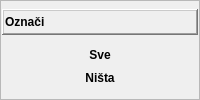
                <widget class="QFrame" name="fraOznaci">
                 <property name="sizePolicy">
                  <sizepolicy hsizetype="Preferred" vsizetype="Maximum">
                   <horstretch>0</horstretch>
                   <verstretch>0</verstretch>
                  </sizepolicy>
                 </property>
                 <property name="frameShape">
                  <enum>QFrame::StyledPanel</enum>
                 </property>
                 <property name="frameShadow">
                  <enum>QFrame::Raised</enum>
                 </property>
                 <layout class="QVBoxLayout" name="verticalLayout_15">
                  <property name="spacing">
                   <number>1</number>
                  </property>
                  <property name="leftMargin">
                   <number>1</number>
                  </property>
                  <property name="topMargin">
                   <number>0</number>
                  </property>
                  <property name="rightMargin">
                   <number>1</number>
                  </property>
                  <property name="bottomMargin">
                   <number>0</number>
                  </property>
                  <item>
                   <widget class="QFrame" name="fraTipKupcaTitle_5">
                    <property name="sizePolicy">
                     <sizepolicy hsizetype="Preferred" vsizetype="Maximum">
                      <horstretch>0</horstretch>
                      <verstretch>0</verstretch>
                     </sizepolicy>
                    </property>
                    <property name="frameShape">
                     <enum>QFrame::WinPanel</enum>
                    </property>
                    <property name="frameShadow">
                     <enum>QFrame::Raised</enum>
                    </property>
                    <layout class="QHBoxLayout" name="horizontalLayout_10">
                     <property name="spacing">
                      <number>1</number>
                     </property>
                     <property name="leftMargin">
                      <number>1</number>
                     </property>
                     <property name="topMargin">
                      <number>0</number>
                     </property>
                     <property name="rightMargin">
                      <number>1</number>
                     </property>
                     <property name="bottomMargin">
                      <number>0</number>
                     </property>
                     <item>
                      <widget class="QLabel" name="lblOznaciTitle">
                       <property name="font">
                        <font>
                         <weight>75</weight>
                         <bold>true</bold>
                        </font>
                       </property>
                       <property name="text">
                        <string>Označi</string>
                       </property>
                      </widget>
                     </item>
                     <item>
                      <widget class="QPushButton" name="pushButton_6">
                       <property name="sizePolicy">
                        <sizepolicy hsizetype="Maximum" vsizetype="Fixed">
                         <horstretch>0</horstretch>
                         <verstretch>0</verstretch>
                        </sizepolicy>
                       </property>
                       <property name="text">
                        <string/>
                       </property>
                       <property name="icon">
                        <iconset resource="../../resources/DonatForm.qrc">
                         <normaloff>:/InDonat/Forms/images/ig_menuGreenUp.gif</normaloff>:/InDonat/Forms/images/ig_menuGreenUp.gif</iconset>
                       </property>
                       <property name="iconSize">
                        <size>
                         <width>16</width>
                         <height>24</height>
                        </size>
                       </property>
                       <property name="flat">
                        <bool>true</bool>
                       </property>
                      </widget>
                     </item>
                    </layout>
                   </widget>
                  </item>
                  <item>
                   <widget class="QFrame" name="fraTipKupcaButtons_5">
                    <property name="sizePolicy">
                     <sizepolicy hsizetype="Preferred" vsizetype="Maximum">
                      <horstretch>0</horstretch>
                      <verstretch>0</verstretch>
                     </sizepolicy>
                    </property>
                    <property name="frameShape">
                     <enum>QFrame::NoFrame</enum>
                    </property>
                    <property name="frameShadow">
                     <enum>QFrame::Raised</enum>
                    </property>
                    <layout class="QVBoxLayout" name="verticalLayout_16">
                     <property name="spacing">
                      <number>1</number>
                     </property>
                     <property name="leftMargin">
                      <number>1</number>
                     </property>
                     <property name="topMargin">
                      <number>0</number>
                     </property>
                     <property name="rightMargin">
                      <number>1</number>
                     </property>
                     <property name="bottomMargin">
                      <number>0</number>
                     </property>
                     <item>
                      <widget class="QPushButton" name="btnOznaciSve">
                       <property name="font">
                        <font>
                         <weight>75</weight>
                         <bold>true</bold>
                        </font>
                       </property>
                       <property name="cursor">
                        <cursorShape>PointingHandCursor</cursorShape>
                       </property>
                       <property name="text">
                        <string>Sve</string>
                       </property>
                       <property name="icon">
                        <iconset resource="../../resources/DonatForm.qrc">
                         <normaloff>:/InDonat/Forms/images/dll-icon.jpg</normaloff>:/InDonat/Forms/images/dll-icon.jpg</iconset>
                       </property>
                       <property name="flat">
                        <bool>true</bool>
                       </property>
                      </widget>
                     </item>
                     <item>
                      <widget class="QPushButton" name="btnOznaciNista">
                       <property name="font">
                        <font>
                         <weight>75</weight>
                         <bold>true</bold>
                        </font>
                       </property>
                       <property name="cursor">
                        <cursorShape>PointingHandCursor</cursorShape>
                       </property>
                       <property name="text">
                        <string>Ništa</string>
                       </property>
                       <property name="icon">
                        <iconset resource="../../resources/DonatForm.qrc">
                         <normaloff>:/InDonat/Forms/images/dll-icon.jpg</normaloff>:/InDonat/Forms/images/dll-icon.jpg</iconset>
                       </property>
                       <property name="flat">
                        <bool>true</bool>
                       </property>
                      </widget>
                     </item>
                    </layout>
                   </widget>
                  </item>
                 </layout>
                </widget>
